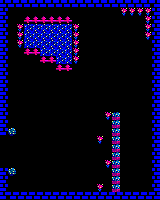

Tiled map render using the project's own tile images. Description and the whole map definition, tile-layer contents included, below:
An orthogonal 20x25 tile map with 8x8 px tiles, 1 tile layer (Capa de Patrones 1).

<map version="1.2" tiledversion="1.2.4" orientation="orthogonal" renderorder="right-down" width="20" height="25" tilewidth="8" tileheight="8" infinite="0" nextlayerid="2" nextobjectid="1">
 <tileset firstgid="1" source="sp.tsx" />
 <layer id="1" name="Capa de Patrones 1" width="20" height="25">
  <data encoding="csv">
17,17,17,17,17,17,17,17,17,17,17,17,17,17,17,17,17,17,17,16,
17,1,1,1,1,1,1,1,1,1,1,1,1,1,1,9,9,9,9,16,
17,1,1,4,4,4,4,4,4,1,1,1,1,1,1,1,1,1,9,16,
17,1,9,28,28,28,28,28,28,9,1,1,1,1,1,1,1,1,9,16,
17,1,9,28,28,28,28,28,28,9,1,1,1,1,1,1,1,1,9,16,
17,1,9,28,28,28,28,28,28,9,1,1,1,1,1,1,1,1,1,16,
17,1,1,4,4,28,28,28,28,9,1,1,1,1,1,1,1,1,1,16,
17,1,1,1,1,4,4,28,28,9,1,1,1,1,1,1,1,1,1,16,
17,1,1,1,1,1,1,4,4,1,1,1,1,1,1,1,1,1,1,16,
17,1,1,1,1,1,1,1,1,1,1,1,1,1,1,1,1,1,1,16,
17,1,1,1,1,1,1,1,1,1,1,1,1,1,1,1,1,1,1,16,
17,1,1,1,1,1,1,1,1,1,1,1,1,1,1,1,1,1,1,16,
17,1,1,1,1,1,1,1,1,1,1,1,1,1,1,1,1,1,1,16,
17,1,1,1,1,1,1,1,1,1,1,1,1,1,1,1,1,1,1,16,
17,1,1,1,1,1,1,1,1,1,1,1,1,9,40,1,1,1,1,16,
17,1,1,1,1,1,1,1,1,1,1,1,1,1,40,1,1,1,1,16,
17,36,1,1,1,1,1,1,1,1,1,1,1,1,40,1,1,1,1,16,
1,1,1,1,1,1,1,1,1,1,1,1,9,1,40,1,1,1,1,16,
1,1,1,1,1,1,1,1,1,1,1,1,1,1,40,1,1,1,1,16,
1,1,1,1,1,1,1,1,1,1,1,1,1,1,40,1,1,1,1,16,
1,1,1,1,1,1,1,1,1,1,1,1,1,9,40,1,1,1,1,16,
17,36,1,1,1,1,1,1,1,1,1,1,1,1,40,1,1,1,1,16,
17,1,1,1,1,1,1,1,1,1,1,1,1,1,40,1,1,1,1,16,
17,1,1,1,1,1,1,1,1,1,1,1,9,1,40,1,1,1,1,16,
17,16,16,16,16,16,16,16,16,16,16,16,16,16,16,16,16,16,16,16
</data>
 </layer>
</map>